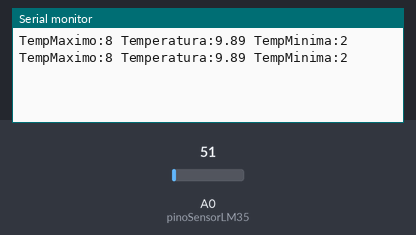
The sketch below on a simulated Arduino Uno, built with avr-gcc and run on an emulated ATmega328P. On the bench: the last lines printed to the serial monitor. The inputs (shaded band) are chosen by the test bench; at power-on: A0 (pinoSensorLM35) = 51.

Above: at 2.8 s.
2.9 s: A0 (pinoSensorLM35) set to 61
At 5.1 s:
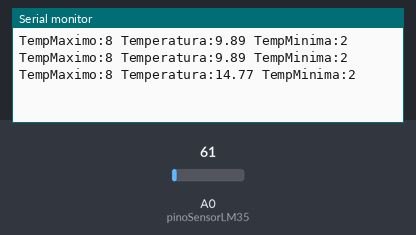
5.6 s: A0 (pinoSensorLM35) set to 71
At 6.7 s:
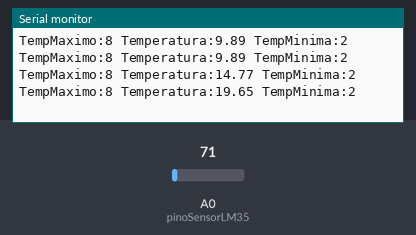
Timing chart, 0 to 8.6 s (numbered marks = the images above; inputs shaded):
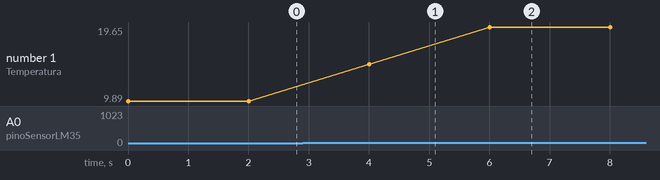

Measured:
- after the input at 2.9 s, the serial monitor: prints a new line after 1.1 s (image 1)
- after the input at 5.6 s, the serial monitor: prints a new line after 0.40 s (image 2)
- plotted number 1: 9.89 → 14.77 after the input at 2.9 s, 14.77 → 19.65 after the input at 5.6 s

The sketch:

arduino_temp_grafico.ino
```cpp
const int pinoSensorLM35 = A0;
float temperatura;

  void setup() {
    Serial.begin(9600);
  }

  void loop() {
    int valorLeitura = analogRead(pinoSensorLM35);
    temperatura = (valorLeitura * 0.00488);
    temperatura = temperatura * 100;

  // para declarar labels no plotter serial:
    Serial.print("TempMaximo:");
    Serial.print(8);
    Serial.print(" ");
    Serial.print("Temperatura:");
    Serial.print(temperatura - 15);
    Serial.print(" ");
    Serial.print("TempMinima:");
    Serial.println(2);

    delay(2000);
  }
```
